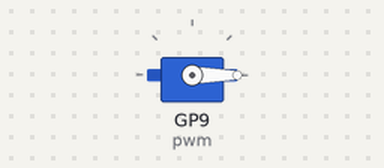
Recording of a program running on a simulated Raspberry Pi Pico running MicroPython. Shown: servo. Servo angles are drawn from the pulse width (0.5 ms = 0°, 2.5 ms = 180°).

Above: at 0.05 s.
At 1.25 s:
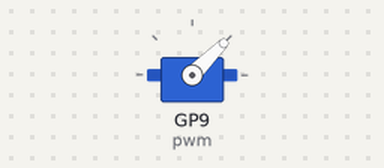
At 2.5 s:
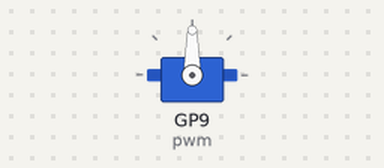
At 5.0 s:
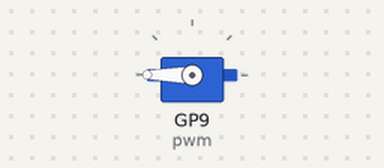
Timing chart, 0 to 6.5 s (numbered marks = the images above):
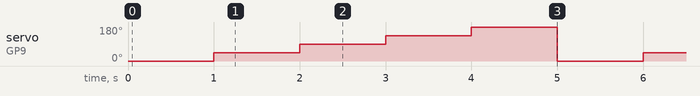

The program:

Project_05.1_Servo_Rotate.py
```python
from machine import Pin, PWM
import time

#Define GPIO9’s output frequency as 50Hz and assign them to PWM.
pwm = PWM(Pin(9))
pwm.freq(50)

'''
#Duty cycle corresponding to steering gear Angle
0°----2.5%----1638
45°----5%----3276
90°----7.5%----4915
135°----10%----6553
180°----12.5%----8192
'''
#steering gear Angle are fit to its duty cycle.
angle_0 = 1638
angle_45 = 3276
angle_90 = 4915
angle_135 = 6553
angle_180 = 8192

while True:
    pwm.duty_u16(angle_0)
    time.sleep(1)
    pwm.duty_u16(angle_45)
    time.sleep(1)
    pwm.duty_u16(angle_90)
    time.sleep(1)
    pwm.duty_u16(angle_135)
    time.sleep(1)
    pwm.duty_u16(angle_180)
    time.sleep(1)
```

Measured:
- by itself, servo on GP9 (pwm): repeats every 5.0 s: 90° 1.0 s, 135° 1.0 s, 180° 1.0 s, 0° 1.0 s, 45° 1.0 s
